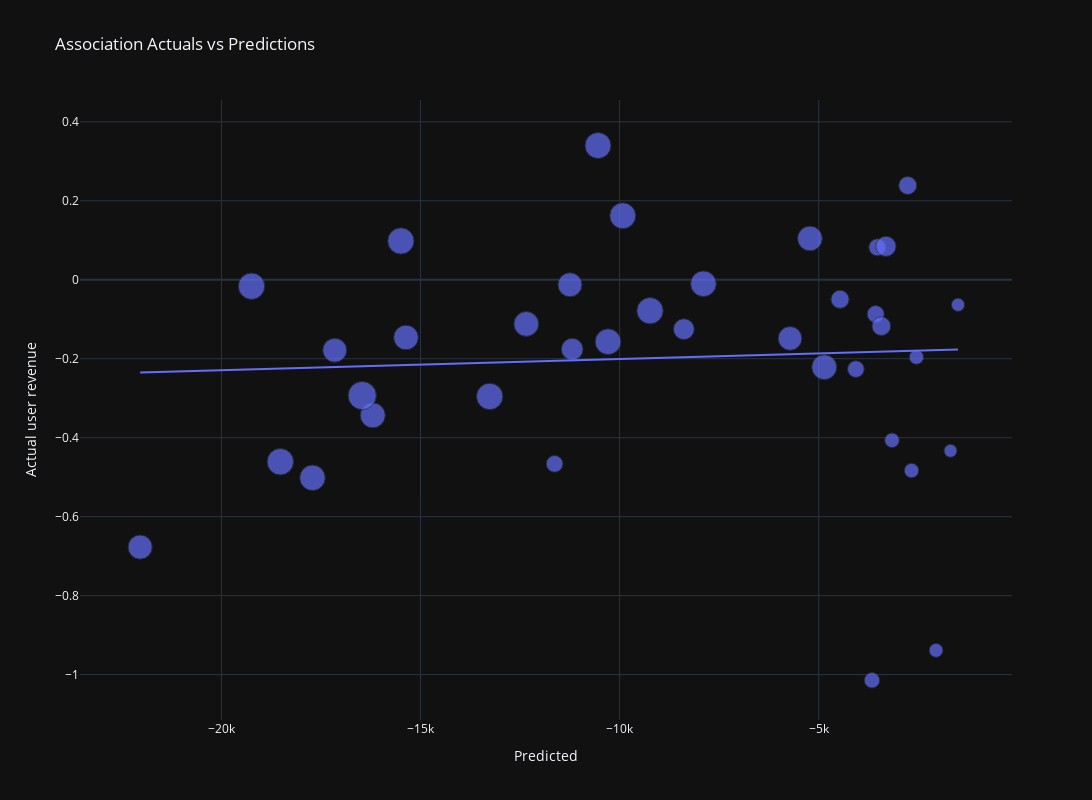

Source (notebook cell):
### Code cell
pdf = pd.DataFrame({'y_test': agg_df_train['d7_28_increase_api'].values, 'predictions': predictions, 'installs': agg_df_train['te_installs']})

fig = px.scatter(pdf, x='predictions', y='y_test', title='Association Actuals vs Predictions', trendline='ols',
                 labels={'predictions': 'X-axis Label', 'y_test': 'Y-axis Label'},
                 template='plotly_dark',
                 hover_data=['predictions', 'y_test'],
                 size='installs',  # Set size proportional to 'installs'
                 )

# Customize the layout
fig.update_layout(
    width=1700,
    height=800,
    xaxis=dict(title_text='Predicted'),
    yaxis=dict(title_text='Actual user revenue'),
    legend=dict(title='Legend Title'),
    showlegend=True
)

# Show the plot
fig.show()

### Figure 1 — Plotly figure (JSON) as saved in the notebook; plotly's stock layout.template omitted (floating-point values rounded to 4 significant figures)
{"data": [{"hovertemplate": "X-axis Label=%{x}<br>Y-axis Label=%{y}<br>installs=%{marker.size}<extra></extra>", "legendgroup": "", "marker": {"color": "#636efa", "size": [1337, 1375, 1521, 1639, 1688, 1659, 1908, 2305, 2222, 2232, 2331, 2566, 2605, 2791, 3215, 3458, 3753, 4469, 4845, 5231, 5221, 4955, 5329, 5481, 5158, 5498, 6313, 5541, 5326, 4948, 4888, 4628, 4545, 4803, 4579, 5523, 5523], "sizemode": "area", "sizeref": 15.78, "symbol": "circle"}, "mode": "markers", "name": "", "orientation": "v", "showlegend": false, "type": "scatter", "x": [-1692.0, -1503.0, -2054.0, -2547.0, -3160.0, -2669.0, -3663.0, -3529.0, -4067.0, -11630.0, -3570.0, -2766.0, -4466.0, -3428.0, -3312.0, -8387.0, -11190.0, -5721.0, -5221.0, -10290.0, -7895.0, -16200.0, -10540.0, -15490.0, -17710.0, -9237.0, -16460.0, -18520.0, -9922.0, -4861.0, -12340.0, -22040.0, -17150.0, -15360.0, -11250.0, -19240.0, -13260.0], "xaxis": "x", "y": [-0.4332, -0.06338, -0.9387, -0.196, -0.4066, -0.4833, -1.014, 0.08218, -0.2263, -0.4663, -0.08697, 0.2387, -0.04956, -0.1175, 0.0846, -0.1251, -0.1758, -0.1486, 0.1046, -0.1569, -0.01015, -0.3434, 0.3399, 0.09827, -0.5016, -0.07849, -0.2934, -0.4609, 0.1621, -0.2214, -0.1119, -0.677, -0.1785, -0.1462, -0.01266, -0.01636, -0.2955], "yaxis": "y"}, {"hovertemplate": "<b>OLS trendline</b><br>y_test = 2.83611e-06 * predictions + -0.172519<br>R<sup>2</sup>=0.003441<br><br>X-axis Label=%{x}<br>Y-axis Label=%{y} <b>(trend)</b><extra></extra>", "legendgroup": "", "marker": {"color": "#636efa", "symbol": "circle"}, "mode": "lines", "name": "", "showlegend": false, "type": "scatter", "x": [-22040.0, -19240.0, -18520.0, -17710.0, -17150.0, -16460.0, -16200.0, -15490.0, -15360.0, -13260.0, -12340.0, -11630.0, -11250.0, -11190.0, -10540.0, -10290.0, -9922.0, -9237.0, -8387.0, -7895.0, -5721.0, -5221.0, -4861.0, -4466.0, -4067.0, -3663.0, -3570.0, -3529.0, -3428.0, -3312.0, -3160.0, -2766.0, -2669.0, -2547.0, -2054.0, -1692.0, -1503.0], "xaxis": "x", "y": [-0.235, -0.2271, -0.225, -0.2228, -0.2212, -0.2192, -0.2185, -0.2165, -0.2161, -0.2101, -0.2075, -0.2055, -0.2044, -0.2043, -0.2024, -0.2017, -0.2007, -0.1987, -0.1963, -0.1949, -0.1887, -0.1873, -0.1863, -0.1852, -0.1841, -0.1829, -0.1826, -0.1825, -0.1822, -0.1819, -0.1815, -0.1804, -0.1801, -0.1797, -0.1783, -0.1773, -0.1768], "yaxis": "y"}], "layout": {"height": 800, "legend": {"itemsizing": "constant", "title": {"text": "Legend Title"}, "tracegroupgap": 0}, "showlegend": true, "title": {"text": "Association Actuals vs Predictions"}, "width": 1700, "xaxis": {"anchor": "y", "domain": [0, 1], "title": {"text": "Predicted"}}, "yaxis": {"anchor": "x", "domain": [0, 1], "title": {"text": "Actual user revenue"}}}}
